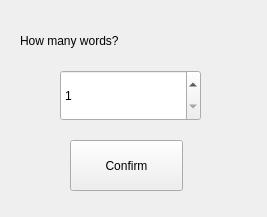
<?xml version="1.0" encoding="UTF-8"?>
<ui version="4.0">
 <class>Form</class>
 <widget class="QWidget" name="Form">
  <property name="geometry">
   <rect>
    <x>0</x>
    <y>0</y>
    <width>267</width>
    <height>217</height>
   </rect>
  </property>
  <property name="windowTitle">
   <string>Form</string>
  </property>
  <widget class="QSpinBox" name="spinBox">
   <property name="geometry">
    <rect>
     <x>60</x>
     <y>70</y>
     <width>141</width>
     <height>51</height>
    </rect>
   </property>
   <property name="alignment">
    <set>Qt::AlignLeading|Qt::AlignLeft|Qt::AlignVCenter</set>
   </property>
   <property name="minimum">
    <number>1</number>
   </property>
  </widget>
  <widget class="QPushButton" name="confirmButton">
   <property name="geometry">
    <rect>
     <x>70</x>
     <y>140</y>
     <width>113</width>
     <height>51</height>
    </rect>
   </property>
   <property name="text">
    <string>Confirm</string>
   </property>
  </widget>
  <widget class="QLabel" name="prompt_label">
   <property name="geometry">
    <rect>
     <x>20</x>
     <y>20</y>
     <width>221</width>
     <height>41</height>
    </rect>
   </property>
   <property name="text">
    <string>How many words?</string>
   </property>
   <property name="wordWrap">
    <bool>true</bool>
   </property>
  </widget>
 </widget>
 <resources/>
 <connections/>
</ui>
